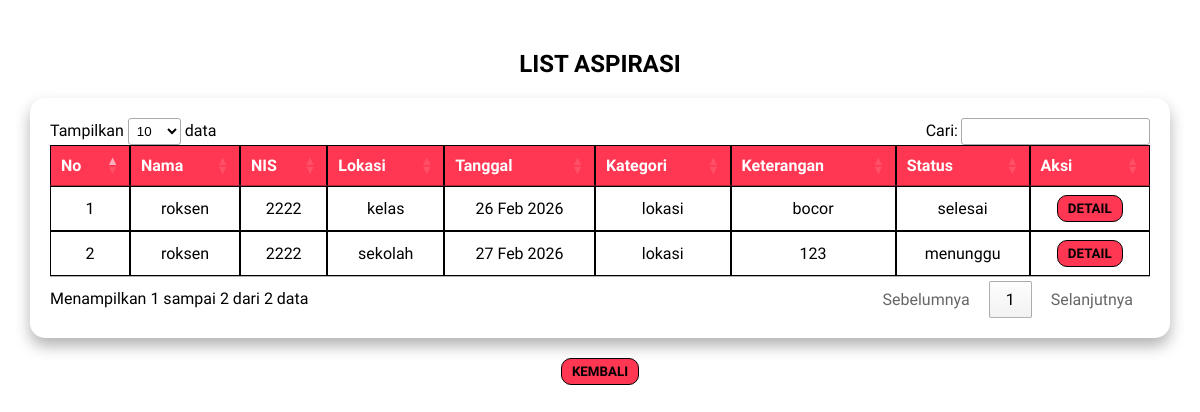
The app's page /UJIKOMFALAQ/admin/data-pengaduan.php, older data.
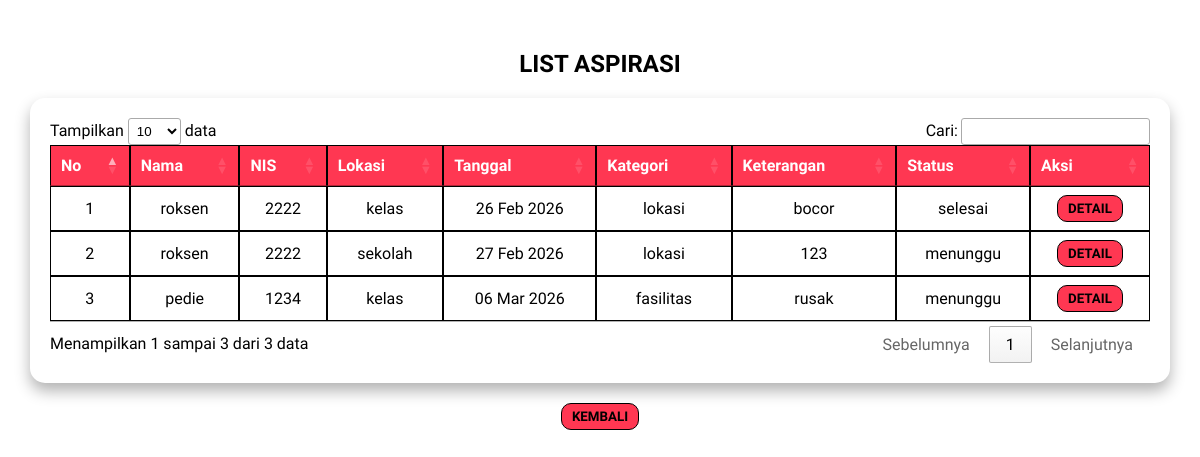
The same page, newer data.
### tables this page shows
CREATE TABLE `input_aspirasi` (
  `id_pelapor` int(11) NOT NULL,
  `nis` varchar(225) NOT NULL,
  `id_kategori` int(11) NOT NULL,
  `tanggal` datetime NOT NULL DEFAULT current_timestamp(),
  `lokasi` varchar(225) NOT NULL,
  `ket` varchar(225) NOT NULL,
  `status` enum('menunggu','proses','selesai') NOT NULL DEFAULT 'menunggu',
  `feedback` varchar(225) DEFAULT NULL
);

CREATE TABLE `user` (
  `id` int(11) NOT NULL,
  `username` varchar(50) NOT NULL,
  `password` varchar(50) NOT NULL,
  `role` enum('admin','siswa') NOT NULL DEFAULT 'siswa',
  `nis` varchar(100) DEFAULT NULL,
  `kelas` varchar(100) DEFAULT NULL
);

CREATE TABLE `kategori` (
  `id_kategori` int(11) NOT NULL,
  `ket_kategori` varchar(225) NOT NULL
);

### UJIKOMFALAQ/admin/data-pengaduan.php (the view, shortened to what this page needs)
<?php
$koneksi = mysqli_connect("localhost","root","","ujikom_12rpl2_falaq");
$query = mysqli_query($koneksi, "
    SELECT input_aspirasi.*, kategori.ket_kategori, user.username
    FROM input_aspirasi
    LEFT JOIN kategori
    ON input_aspirasi.id_kategori = kategori.id_kategori
    LEFT JOIN user
    ON input_aspirasi.nis = user.nis
");
?>
<!DOCTYPE html>
<html lang="en">
<head>
<link rel="stylesheet" href="https://cdn.datatables.net/1.13.8/css/jquery.dataTables.min.css">
</head>
<body>
<h2>LIST ASPIRASI</h2>
<div class="box">
<table id="datatable" cellpadding="10" cellspacing="0">
    <thead>
        <tr>
            <th>No</th>
            <th>Nama</th>
            <th>NIS</th>
            <th>Lokasi</th>
            <th>Tanggal</th>
            <th>Kategori</th>
            <th>Keterangan</th>
            <th>Status</th>
            <th>Aksi</th>
        </tr>
    </thead>
    <tbody>
    <?php $no = 1; ?>
    <?php while ($data = mysqli_fetch_assoc($query)) { ?>
        <tr>
            <td><?= $no++ ?></td>
            <td><?= $data['username'] ?></td>
            <td><?= $data['nis'] ?></td>
            <td><?= $data['lokasi'] ?></td>
            <td><?= date('d M Y', strtotime($data['tanggal'])) ?></td>
            <td><?= $data['ket_kategori'] ?></td>
            <td><?= $data['ket'] ?></td>
            <td><?= $data['status'] ?></td>
            <td>
                <a href="detail-pengaduan.php?id=<?= $data['id_pelapor'] ?>">
                    <button><b>DETAIL</b></button>
                </a>
            </td>
        </tr>
    <?php } ?>
    </tbody>
</table>
</div>
<div class="kembali">
    <a href="admin.php">
        <button><b>KEMBALI</b></button>
    </a>
</div>
</body>
</html>

### UJIKOMFALAQ/admin/data-pengaduan.php (style rules this page uses)
body { font-family: 'Baloo 2'; margin: 0; padding: 30px; background-color: white; text-align: center; }
h2 { color: black; margin-bottom: 20px; }
.box { background-color: white; padding: 20px; border-radius: 15px; box-shadow: 0 8px 15px rgba(0,0,0,0.3); overflow-x: auto; }
th, td { border: 1px solid black; padding: 8px; text-align: center; }
th { background-color: rgb(255, 55, 82); color: white; }
button { border: 1px solid black; background-color: rgb(255, 55, 82); color: black; border-radius: 10px; padding: 5px 10px; font-family: 'Baloo 2'; transition: all 0.2s ease; }
.kembali { margin-top: 20px; }

Row changes from the older to the newer data that the page shows:
added input_aspirasi: user.username "pedie", nis "1234", lokasi "kelas", tanggal "06 Mar 2026", id_kategori.ket_kategori "fasilitas", ket "rusak", status "menunggu"
Text that changed along with them:
text written by a page script: "Tampilkan data Cari: Menampilkan 1 sampai 2 dari 2 data Sebelumnya 1 Selanjutnya" → "Tampilkan data Cari: Menampilkan 1 sampai 3 dari 3 data Sebelumnya 1 Selanjutnya"
